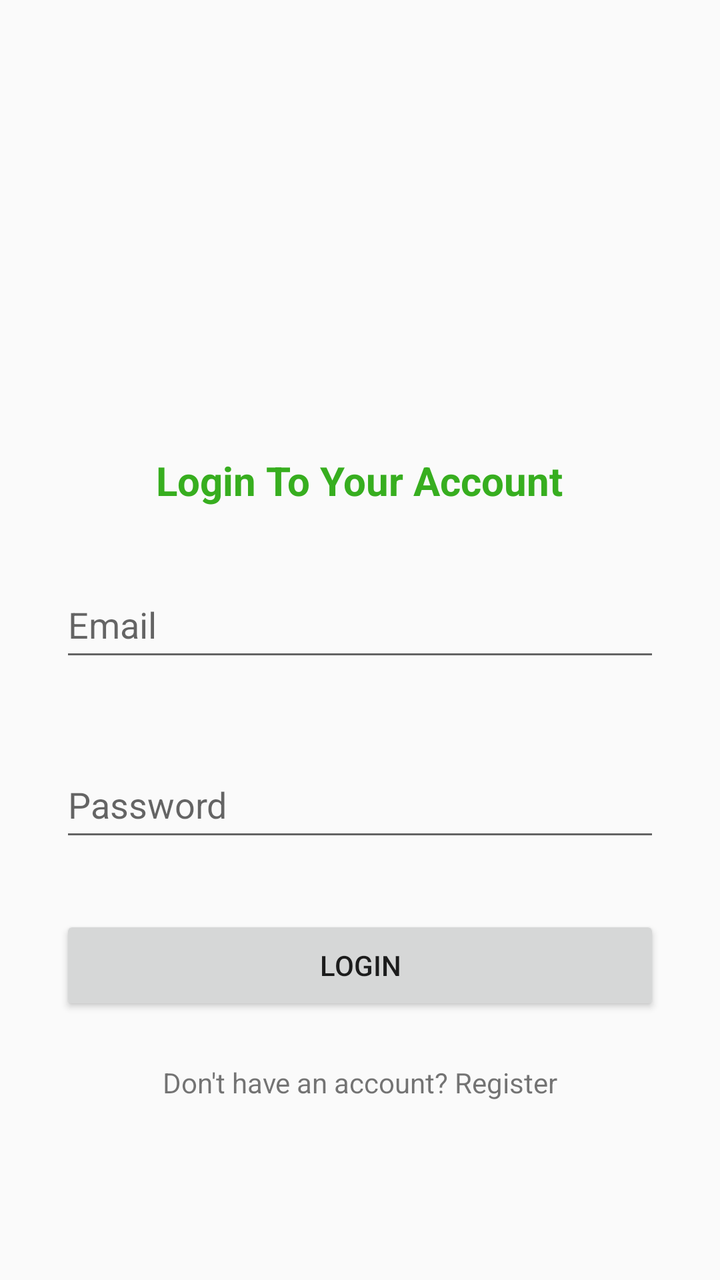
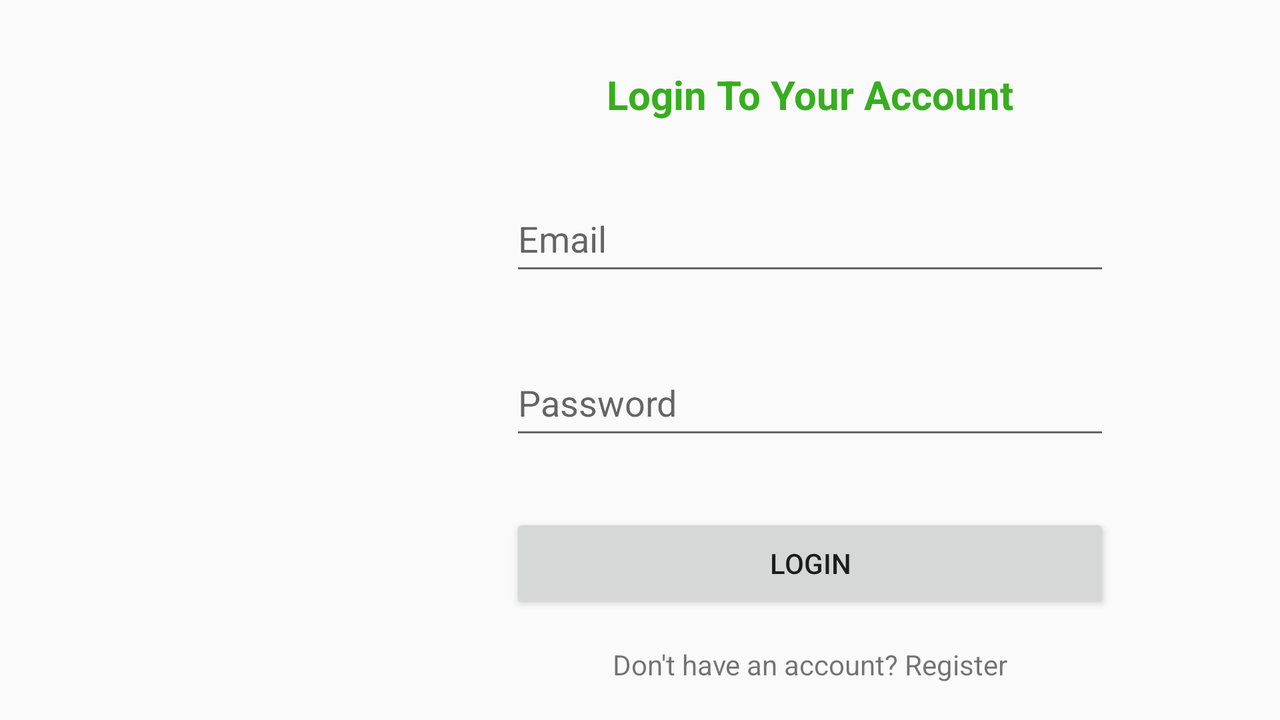

First picture: res/layout/ on a phone held upright. Second picture: the repository's own variant of that layout, on a device whose configuration matches the variant's folder. Source for both follows.
<!-- AndroidManifest.xml: activity theme AppTheme.NoActionBar -->
<!-- res/layout/activity_main.xml -->
<?xml version="1.0" encoding="utf-8"?>
<android.support.constraint.ConstraintLayout xmlns:android="http://schemas.android.com/apk/res/android"
    xmlns:app="http://schemas.android.com/apk/res-auto"
    xmlns:tools="http://schemas.android.com/tools"
    android:layout_width="match_parent"
    android:layout_height="match_parent"
    android:background="@drawable/bg"
    tools:context=".MainActivity">

    <EditText
        android:id="@+id/editText"
        android:layout_width="300dp"
        android:layout_height="50dp"
        android:layout_marginTop="32dp"
        android:layout_marginBottom="8dp"
        android:ems="10"
        android:hint="@string/email"
        android:inputType="textEmailAddress"
        android:textSize="18sp"
        app:layout_constraintBottom_toTopOf="@+id/editText3"
        app:layout_constraintEnd_toEndOf="parent"
        app:layout_constraintHorizontal_bias="0.5"
        app:layout_constraintStart_toStartOf="parent"
        app:layout_constraintTop_toBottomOf="@+id/textView2" />

    <EditText
        android:id="@+id/editText3"
        android:layout_width="300dp"
        android:layout_height="50dp"
        android:layout_marginTop="32dp"
        android:ems="10"
        android:hint="@string/password"
        android:inputType="textPassword"
        android:textSize="18sp"
        app:layout_constraintBottom_toTopOf="@+id/button"
        app:layout_constraintEnd_toEndOf="@+id/editText"
        app:layout_constraintHorizontal_bias="0.5"
        app:layout_constraintStart_toStartOf="@+id/editText"
        app:layout_constraintTop_toBottomOf="@+id/editText" />

    <ImageView
        android:id="@+id/imageView2"
        android:layout_width="93dp"
        android:layout_height="87dp"
        app:layout_constraintBottom_toTopOf="@+id/textView2"
        app:layout_constraintEnd_toEndOf="parent"
        app:layout_constraintStart_toStartOf="parent"
        app:layout_constraintTop_toTopOf="parent"
        app:layout_constraintVertical_chainStyle="packed"
        app:srcCompat="@drawable/ic_todo" />

    <TextView
        android:id="@+id/textView2"
        android:layout_width="wrap_content"
        android:layout_height="wrap_content"
        android:layout_marginTop="50dp"
        android:text="@string/login_to_your_account"
        android:textColor="#37AE1F"
        android:textSize="20sp"
        android:textStyle="bold"
        app:layout_constraintBottom_toTopOf="@+id/editText"
        app:layout_constraintEnd_toEndOf="@+id/imageView2"
        app:layout_constraintHorizontal_bias="0.505"
        app:layout_constraintStart_toStartOf="@+id/imageView2"
        app:layout_constraintTop_toBottomOf="@+id/imageView2" />

    <Button
        android:id="@+id/button"
        android:layout_width="300dp"
        android:layout_height="50dp"
        android:layout_marginTop="32dp"
        android:text="@string/login"
        app:layout_constraintBottom_toTopOf="@+id/textView3"
        app:layout_constraintEnd_toEndOf="@+id/editText3"
        app:layout_constraintHorizontal_bias="0.5"
        app:layout_constraintStart_toStartOf="@+id/editText3"
        app:layout_constraintTop_toBottomOf="@+id/editText3" />

    <TextView
        android:id="@+id/textView3"
        android:layout_width="wrap_content"
        android:layout_height="wrap_content"
        android:layout_marginTop="24dp"
        android:text="@string/don_t_have_an_account_register"
        app:layout_constraintBottom_toBottomOf="parent"
        app:layout_constraintEnd_toEndOf="@+id/button"
        app:layout_constraintHorizontal_bias="0.5"
        app:layout_constraintStart_toStartOf="@+id/button"
        app:layout_constraintTop_toBottomOf="@+id/button" />

</android.support.constraint.ConstraintLayout>
<!-- resources referenced by this layout -->
<resources>
  <string name="don_t_have_an_account_register">Don\'t have an account? Register</string>
  <string name="email">Email</string>
  <string name="login">Login</string>
  <string name="login_to_your_account">Login To Your Account</string>
  <string name="password">Password</string>
  <style name="AppTheme.NoActionBar">
          <item name="windowActionBar">false</item>
          <item name="windowNoTitle">true</item>
      </style>
</resources>
<!-- res/layout-land/activity_main.xml (the author's variant of the layout above) -->
<!-- drawn on the phone turned sideways -->
<?xml version="1.0" encoding="utf-8"?>
<android.support.constraint.ConstraintLayout xmlns:android="http://schemas.android.com/apk/res/android"
    xmlns:app="http://schemas.android.com/apk/res-auto"
    xmlns:tools="http://schemas.android.com/tools"
    android:layout_width="match_parent"
    android:layout_height="match_parent"
    android:background="@drawable/bg"
    tools:context=".MainActivity">

    <EditText
        android:id="@+id/editText"
        android:layout_width="300dp"
        android:layout_height="50dp"
        android:layout_marginBottom="32dp"
        android:ems="10"
        android:hint="@string/email"
        android:inputType="textEmailAddress"
        android:textSize="18sp"
        app:layout_constraintBottom_toTopOf="@+id/editText3"
        app:layout_constraintEnd_toEndOf="parent"
        app:layout_constraintHorizontal_bias="0.75"
        app:layout_constraintStart_toStartOf="parent"
        app:layout_constraintTop_toBottomOf="@+id/textView2" />

    <EditText
        android:id="@+id/editText3"
        android:layout_width="300dp"
        android:layout_height="50dp"
        android:layout_marginBottom="32dp"
        android:ems="10"
        android:hint="@string/password"
        android:inputType="textPassword"
        android:textSize="18sp"
        app:layout_constraintBottom_toTopOf="@+id/button"
        app:layout_constraintEnd_toEndOf="@+id/editText"
        app:layout_constraintHorizontal_bias="0.5"
        app:layout_constraintStart_toStartOf="@+id/editText"
        app:layout_constraintTop_toBottomOf="@+id/editText" />

    <ImageView
        android:id="@+id/imageView2"
        android:layout_width="93dp"
        android:layout_height="87dp"
        app:layout_constraintBottom_toBottomOf="parent"
        app:layout_constraintEnd_toStartOf="@+id/editText"
        app:layout_constraintStart_toStartOf="parent"
        app:layout_constraintTop_toTopOf="parent"
        app:layout_constraintVertical_bias="0.25"
        app:srcCompat="@drawable/ic_todo" />

    <TextView
        android:id="@+id/textView2"
        android:layout_width="wrap_content"
        android:layout_height="wrap_content"
        android:layout_marginBottom="32dp"
        android:text="@string/login_to_your_account"
        android:textColor="#37AE1F"
        android:textSize="20sp"
        android:textStyle="bold"
        app:layout_constraintBottom_toTopOf="@+id/editText"
        app:layout_constraintEnd_toEndOf="@+id/editText"
        app:layout_constraintHorizontal_bias="0.5"
        app:layout_constraintStart_toStartOf="@+id/editText"
        app:layout_constraintTop_toTopOf="parent"
        app:layout_constraintVertical_bias="0.65"
        app:layout_constraintVertical_chainStyle="packed" />

    <Button
        android:id="@+id/button"
        android:layout_width="300dp"
        android:layout_height="50dp"
        android:layout_marginBottom="16dp"
        android:text="@string/login"
        app:layout_constraintBottom_toTopOf="@+id/textView3"
        app:layout_constraintEnd_toEndOf="@+id/editText3"
        app:layout_constraintHorizontal_bias="0.5"
        app:layout_constraintStart_toStartOf="@+id/editText3"
        app:layout_constraintTop_toBottomOf="@+id/editText3" />

    <TextView
        android:id="@+id/textView3"
        android:layout_width="wrap_content"
        android:layout_height="wrap_content"
        android:text="@string/don_t_have_an_account_register"
        app:layout_constraintBottom_toBottomOf="parent"
        app:layout_constraintEnd_toEndOf="@+id/button"
        app:layout_constraintHorizontal_bias="0.5"
        app:layout_constraintStart_toStartOf="@+id/button"
        app:layout_constraintTop_toBottomOf="@+id/button" />

</android.support.constraint.ConstraintLayout>
